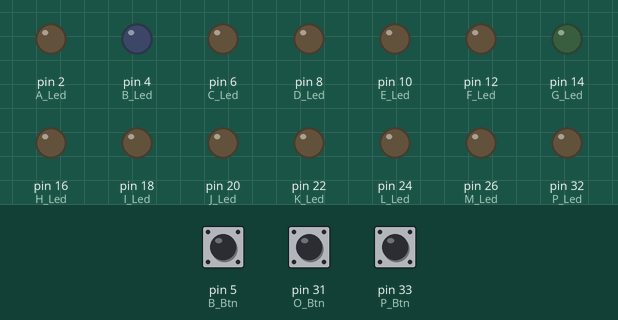
The sketch below on a simulated Arduino Mega 2560, built with avr-gcc and run on an emulated ATmega2560. Parts: output pins drawn as LEDs (lit = HIGH). The inputs (shaded band) are chosen by the test bench; at power-on: pin 33 (P_Btn) LOW, pin 5 (B_Btn) LOW, pin 31 (O_Btn) LOW. The audio player accepts every command and is not drawn.

Above: at 1.7 s.
1.8 s: pin 33 (P_Btn) pulled HIGH for 0.15 s
At 2.6 s:
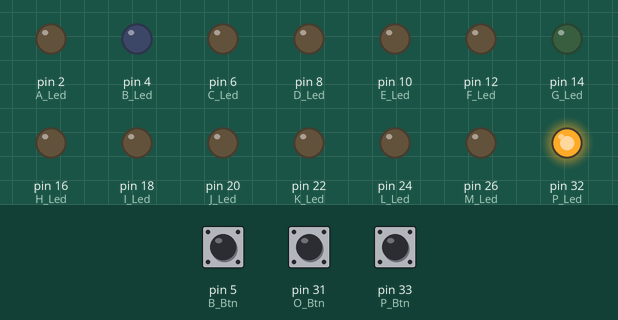
4.3 s: pin 33 (P_Btn) pulled HIGH for 3.2 s
At 8.7 s:
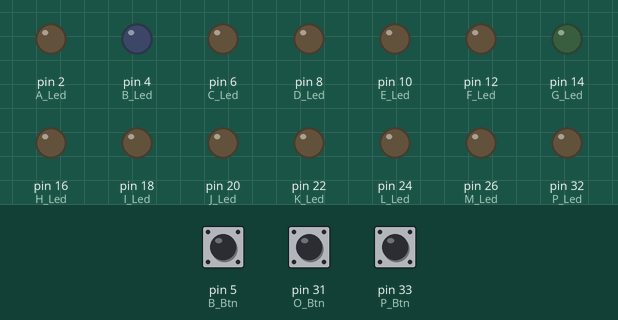
Timing chart, 0 to 10.2 s (numbered marks = the images above; inputs shaded):
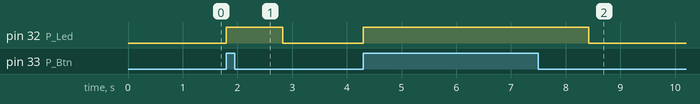

Measured:
- after the input at 1.8 s, pin 32 (P_Led): LOW → HIGH at once, → LOW 1.0 s later
- after the input at 4.3 s, pin 32 (P_Led): LOW → HIGH at once, → LOW 4.1 s later

The sketch:

TEST.ino
```cpp
#include <DFRobotDFPlayerMini.h>

#include "SoftwareSerial.h" // Inclui a biblioteca SoftwareSerial.h

//Inicia a comunicação serial nos pinos 0 (RX) e 1(TX)
SoftwareSerial mySoftwareSerial(0, 1);

// Declara o módulo DFPlayer
DFRobotDFPlayerMini myDFPlayer;

int A_Led = 2;
int A_Btn = 3;
int A_Value = 0;

int B_Led = 4;
int B_Btn = 5;
int B_Value = 0;

int C_Led = 6;
int C_Btn = 7;
int C_Value = 0;

int D_Led = 8;
int D_Btn = 9;
int D_Value = 0;

int E_Led = 10;
int E_Btn = 11;
int E_Value = 0;

int F_Led = 12;
int F_Btn = 13;
int F_Value = 0;

int G_Led = 14;
int G_Btn = 15;
int G_Value = 0;

int H_Led = 16;
int H_Btn = 17;
int H_Value = 0;

int I_Led = 18;
int I_Btn = 19;
int I_Value = 0;

int J_Led = 20;
int J_Btn = 21;
int J_Value = 0;

int K_Led = 22;
int K_Btn = 23;
int K_Value = 0;

int L_Led = 24;
int L_Btn = 25;
int L_Value = 0;

int M_Led = 26;
int M_Btn = 27;
int M_Value = 0;

int N_Led = 28;
int N_Btn = 29;
int N_Value = 0;

int O_Led = 30;
int O_Btn = 31;
int O_Value = 0;

int P_Led = 32;
int P_Btn = 33;
int P_Value = 0;

int Q_Led = 34;
int Q_Btn = 35;
int Q_Value = 0;

int R_Led = 36;
int R_Btn = 37;
int R_Value = 0;

int S_Led = 38;
int S_Btn = 39;
int S_Value = 0;

int T_Led = 40;
int T_Btn = 41;
int T_Value = 0;

int U_Led = 42;
int U_Btn = 43;
int U_Value = 0;

int V_Led = 44;
int V_Btn = 45;
int V_Value = 0;

int W_Led = 46;
int W_Btn = 47;
int W_Value = 0;

int X_Led = 48;
int X_Btn = 49;
int X_Value = 0;

int Y_Led = 50;
int Y_Btn = 51;
int Y_Value = 0;

int Z_Led = 52;
int Z_Btn = 53;
int Z_Value = 0;


void setup() {
  //Comunicacao serial com o modulo
  mySoftwareSerial.begin(9600);

  // Inicializa as funções do módulo DFPlayer
  myDFPlayer.begin(mySoftwareSerial);

  //Configurações iniciais
  myDFPlayer.setTimeOut(500); //Timeout serial 500ms
  myDFPlayer.volume(30); // Volume 30 (1-31)
  myDFPlayer.EQ(0); // Equalizacao normal

  pinMode(A_Led, OUTPUT);
  pinMode(A_Btn, INPUT);

  pinMode(B_Led, OUTPUT);
  pinMode(B_Btn, INPUT);

  pinMode(C_Led, OUTPUT);
  pinMode(C_Btn, INPUT);

  pinMode(D_Led, OUTPUT);
  pinMode(D_Btn, INPUT);

  pinMode(E_Led, OUTPUT);
  pinMode(E_Btn, INPUT);

  pinMode(F_Led, OUTPUT);
  pinMode(F_Btn, INPUT);

  pinMode(G_Led, OUTPUT);
  pinMode(G_Btn, INPUT);

  pinMode(H_Led, OUTPUT);
  pinMode(H_Btn, INPUT);

  pinMode(I_Led, OUTPUT);
  pinMode(I_Btn, INPUT);

  pinMode(J_Led, OUTPUT);
  pinMode(J_Btn, INPUT);

  pinMode(K_Led, OUTPUT);
  pinMode(K_Btn, INPUT);

  pinMode(L_Led, OUTPUT);
  pinMode(L_Btn, INPUT);

  pinMode(M_Led, OUTPUT);
  pinMode(M_Btn, INPUT);

  pinMode(N_Led, OUTPUT);
  pinMode(N_Btn, INPUT);

  pinMode(O_Led, OUTPUT);
  pinMode(O_Btn, INPUT);

  pinMode(P_Led, OUTPUT);
  pinMode(P_Btn, INPUT);

  pinMode(Q_Led, OUTPUT);
  pinMode(Q_Btn, INPUT);

  pinMode(S_Led, OUTPUT);
  pinMode(S_Btn, INPUT);

  pinMode(R_Led, OUTPUT);
  pinMode(R_Btn, INPUT);

  pinMode(T_Led, OUTPUT);
  pinMode(T_Btn, INPUT);

  pinMode(U_Led, OUTPUT);
  pinMode(U_Btn, INPUT);

  pinMode(U_Led, OUTPUT);
  pinMode(U_Btn, INPUT);

  pinMode(V_Led, OUTPUT);
  pinMode(V_Btn, INPUT);

  pinMode(W_Led, OUTPUT);
  pinMode(W_Btn, INPUT);

  pinMode(X_Led, OUTPUT);
  pinMode(X_Btn, INPUT);

  pinMode(Y_Led, OUTPUT);
  pinMode(Y_Btn, INPUT);

  pinMode(Z_Led, OUTPUT);
  pinMode(Z_Btn, INPUT);
}

void loop() {
  P_Value = digitalRead(P_Btn);
  B_Value = digitalRead(B_Btn);
  O_Value = digitalRead(O_Btn);

  if (P_Value == HIGH) {
    LetraP();
  } else {
    digitalWrite(P_Led, LOW);
  }
}

void LetraP() {
  digitalWrite(P_Led, HIGH);
  myDFPlayer.play(16);
  delay(1000);
  myDFPlayer.stop();
}
```
